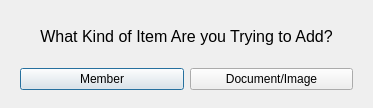
<?xml version="1.0" encoding="UTF-8"?>
<ui version="4.0">
 <class>Dialog</class>
 <widget class="QDialog" name="Dialog">
  <property name="geometry">
   <rect>
    <x>0</x>
    <y>0</y>
    <width>373</width>
    <height>108</height>
   </rect>
  </property>
  <property name="minimumSize">
   <size>
    <width>373</width>
    <height>108</height>
   </size>
  </property>
  <property name="maximumSize">
   <size>
    <width>373</width>
    <height>108</height>
   </size>
  </property>
  <property name="windowTitle">
   <string>Add Data</string>
  </property>
  <widget class="QWidget" name="verticalLayoutWidget">
   <property name="geometry">
    <rect>
     <x>20</x>
     <y>10</y>
     <width>333</width>
     <height>80</height>
    </rect>
   </property>
   <layout class="QVBoxLayout" name="verticalLayout">
    <item alignment="Qt::AlignHCenter">
     <widget class="QLabel" name="label">
      <property name="font">
       <font>
        <pointsize>12</pointsize>
       </font>
      </property>
      <property name="text">
       <string>What Kind of Item Are you Trying to Add?</string>
      </property>
      <property name="scaledContents">
       <bool>false</bool>
      </property>
      <property name="alignment">
       <set>Qt::AlignCenter</set>
      </property>
      <property name="wordWrap">
       <bool>false</bool>
      </property>
     </widget>
    </item>
    <item>
     <layout class="QHBoxLayout" name="horizontalLayout">
      <item>
       <widget class="QPushButton" name="add_member_pushButton">
        <property name="text">
         <string>Member</string>
        </property>
       </widget>
      </item>
      <item>
       <widget class="QPushButton" name="add_file_pushButton">
        <property name="text">
         <string>Document/Image</string>
        </property>
       </widget>
      </item>
     </layout>
    </item>
   </layout>
  </widget>
 </widget>
 <resources/>
 <connections>
  <connection>
   <sender>add_member_pushButton</sender>
   <signal>clicked()</signal>
   <receiver>Dialog</receiver>
   <slot>addMember()</slot>
   <hints>
    <hint type="sourcelabel">
     <x>128</x>
     <y>71</y>
    </hint>
    <hint type="destinationlabel">
     <x>181</x>
     <y>91</y>
    </hint>
   </hints>
  </connection>
  <connection>
   <sender>add_file_pushButton</sender>
   <signal>clicked()</signal>
   <receiver>Dialog</receiver>
   <slot>addFile()</slot>
   <hints>
    <hint type="sourcelabel">
     <x>323</x>
     <y>63</y>
    </hint>
    <hint type="destinationlabel">
     <x>329</x>
     <y>93</y>
    </hint>
   </hints>
  </connection>
 </connections>
 <slots>
  <slot>addMember()</slot>
  <slot>addFile()</slot>
 </slots>
</ui>
